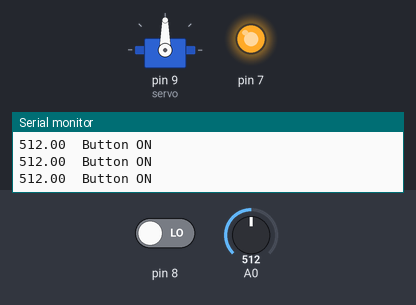
Bench run of a sketch on a simulated Arduino Uno, built with avr-gcc and run on an emulated ATmega328P. Parts: servo, output pins drawn as LEDs (lit = HIGH), the last lines printed to the serial monitor. The inputs (shaded band) are chosen by the test bench; at power-on: pin 8 LOW, A0 = 512.

Above: at 1.2 s.
1.3 s: pin 8 driven HIGH
At 2.4 s:
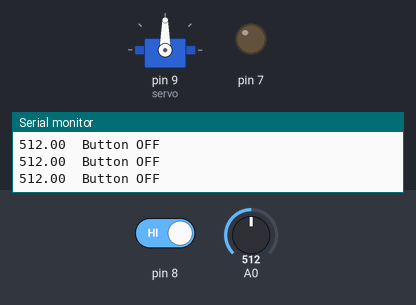
2.8 s: A0 set to 716
At 4.0 s:
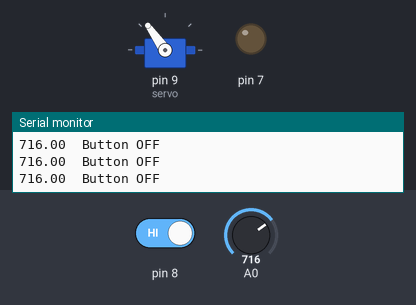
4.3 s: A0 set to 900
At 5.5 s:
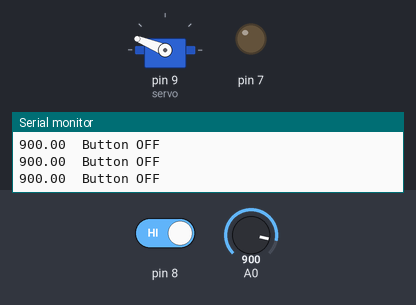
5.8 s: pin 8 driven LOW
At 7.0 s:
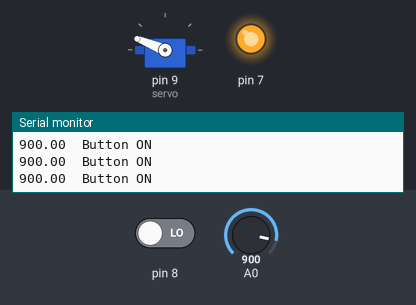
7.3 s: A0 set to 1023
At 8.5 s:
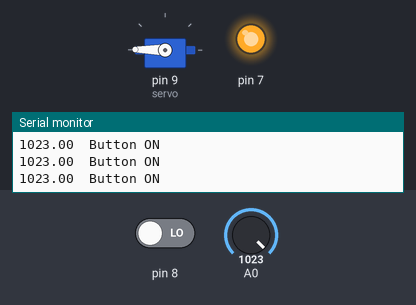
8.8 s: A0 set to 1010
At 10.2 s:
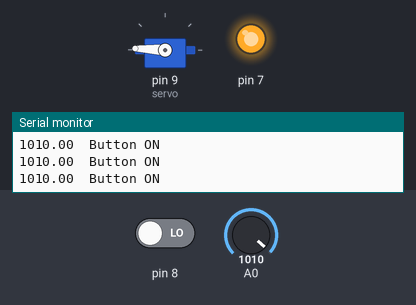
11.8 s: A0 set to 985
Timing chart, 0 to 14.3 s (numbered marks = the images above; inputs shaded):
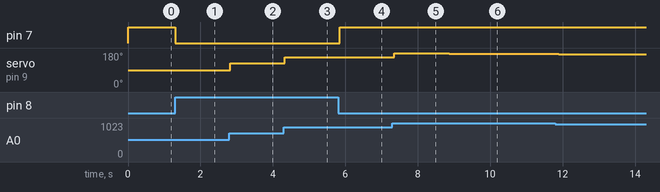

Measured:
- after the input at 1.3 s, pin 7: HIGH → LOW at once
- after the input at 2.8 s, servo on pin 9 (servo): 90° → 125° at once
- after the input at 4.3 s, servo on pin 9 (servo): 125° → 158° at once
- after the input at 5.8 s, pin 7: LOW → HIGH at once
- after the input at 7.3 s, servo on pin 9 (servo): 158° → 179° after 0.06 s
- after the input at 8.8 s, servo on pin 9 (servo): 179° → 177° after 0.07 s
- after the input at 11.8 s, servo on pin 9 (servo): 177° → 173° after 0.09 s

The sketch:

Servo.ino
```cpp
#include<Servo.h>
Servo servo;
void setup() {
  Serial.begin(9600);
  servo.attach(9);
  pinMode(7,OUTPUT);
  pinMode(8,INPUT);
}

void loop() {
  float light=analogRead(A0);
  int button=digitalRead(8);
  Serial.print(light);
  if (button==HIGH){
    digitalWrite(7,LOW);
    Serial.println("  Button OFF");
  }
  else{
    digitalWrite(7,HIGH);
    Serial.println("  Button ON");
  }
  float turn=light/1024*180;
  servo.write(turn);
  delay(100);
}
```
